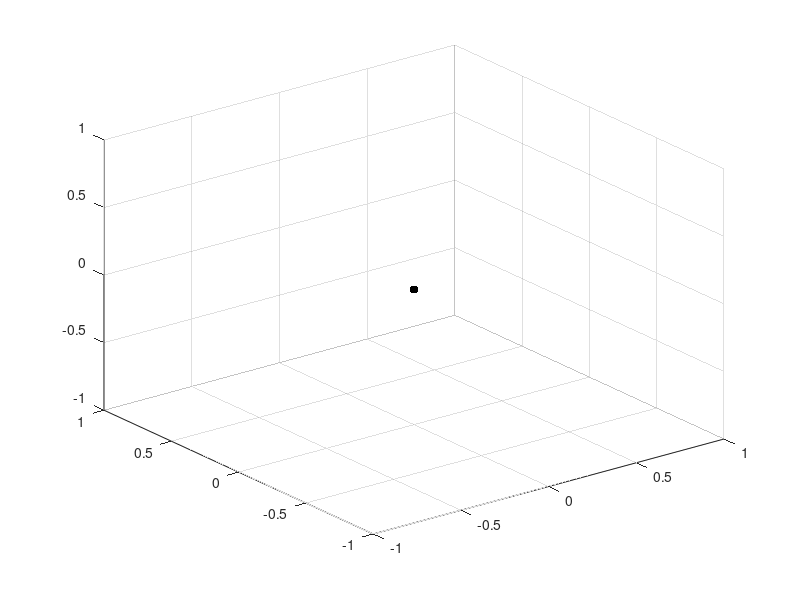

MATLAB code to generate this figure: (Note: this script raises an error after producing the figure.)
clear all;
format long;
load data/3step1te-2.mat;
addpath('functions','drawManipulator1');
global d L0;

inteval = 1;
number = fix(length(t)/inteval);
pos = zeros(number,3);
Error = zeros(number,3);
index = 0;

xMax = 70; xMin = -60; yMax = 70; yMin = -60; zMin = 0; zMax = 140;
figure;
set(gcf, 'position', [300,300,400,400]);
j = 1;

i = 2001;
color = 7;
scatter3(0,0,0,'k','filled');hold on;
drawManipulator1(q(:,i),color);
h1 = plot3(xd(1, 1:10:number), xd(2, 1:10:number), xd(3, 1:10:number),'-r','linewidth',1); grid on;
h2 = plot3(xa(1, 1:40:i)', xa(2, 1:40:i)', xa(3, 1:40:i)','-.o','color',[0, 0.4470, 0.7410],'linewidth',1);
if i ==1
    legend([h1, h2],'Desired path','Actual trajectory','Location','best','fontsize', 22, 'FontName', 'times new Roman', 'NumColumns',2);
end
axis equal;
hold off;


set(gca,'FontSize',22);
axis([xMin xMax yMin yMax zMin zMax]);
set(gca, 'xtick', xMin:40:xMax);
set(gca, 'ytick', yMin:40:yMax);
set(gca, 'ztick', zMin:40:zMax);
xlabel('X (mm)','FontName', 'times new Roman','fontsize', 22);
ylabel('Y (mm)','FontName', 'times new Roman','fontsize', 22);
zlabel('Z (mm)','FontName', 'times new Roman','fontsize', 22);


